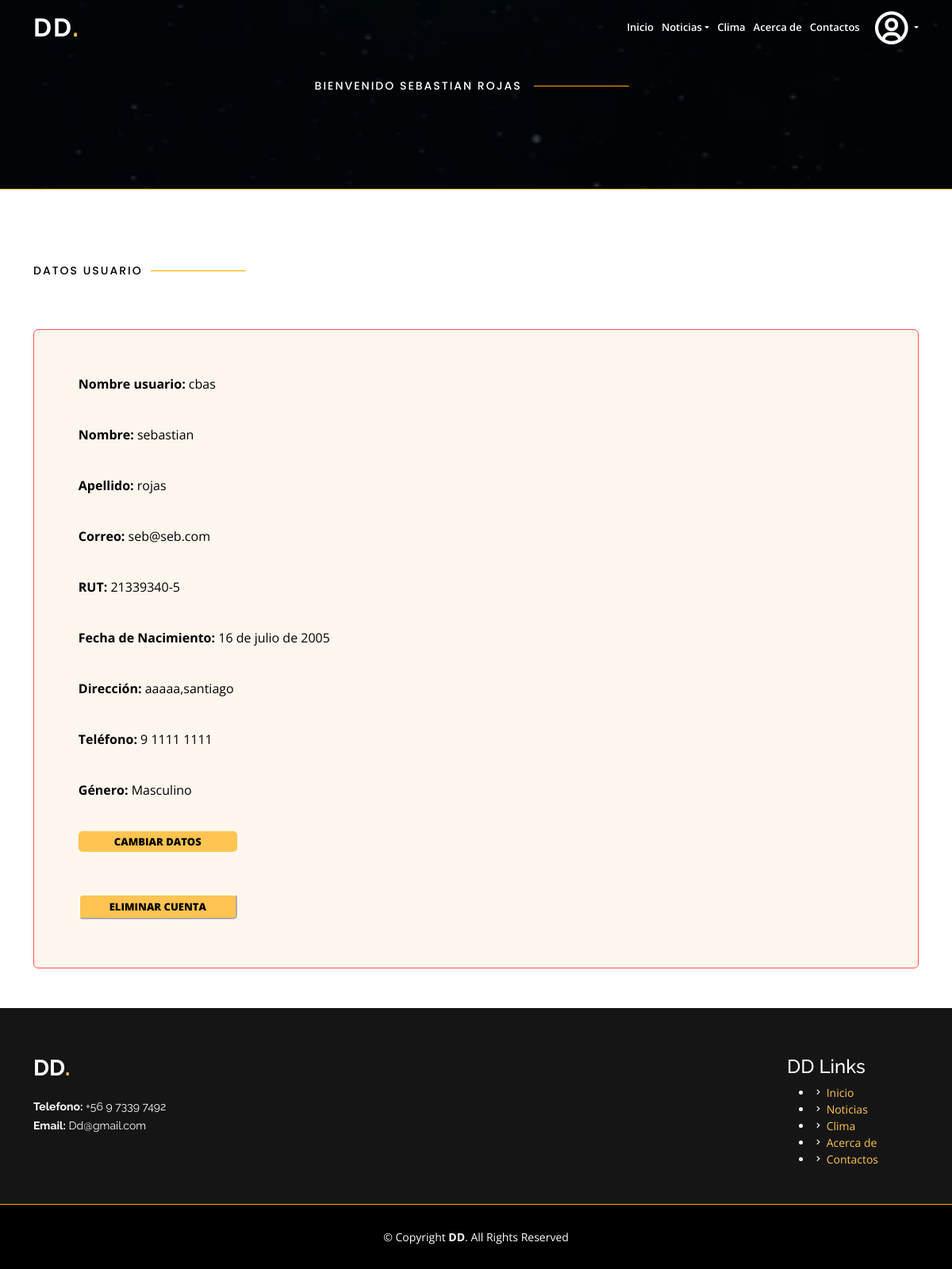
Screenshot of /usuario (signed in) with the database file from the repository.
### core/models.py (models this page shows, shortened)
class PerfilUsuario(models.Model):
    user = models.OneToOneField(User, on_delete=models.CASCADE)
    rut = models.CharField(max_length=10)
    fecha_nacimiento = models.DateField()
    direccion = models.CharField(max_length=100)
    telefono = models.CharField(max_length=12)
    genero = models.CharField(max_length=1,choices=[('', 'Seleccione una opción'),('M','Masculino'),('F','Femenino'),('O','Otro')])

### core/views.py (the view)
# urls.py: path('usuario',usuario,name='usuario'),
@login_required
def usuario(request):
    perfil = PerfilUsuario.objects.get(user=request.user)
    return render(request, 'core/usuario.html', {'perfil': perfil})

### core/templates/core/usuario.html (shortened to what this page needs)
{% load static %}
<!DOCTYPE html>
<html lang="en">
<head>
  <link href="{% static 'vendor/aos/aos.css' %}" rel="stylesheet">
  <link href="{% static 'vendor/bootstrap/css/bootstrap.min.css' %}" rel="stylesheet">
  <link href="{% static 'vendor/bootstrap-icons/bootstrap-icons.css' %}" rel="stylesheet">
  <link href="{% static 'vendor/boxicons/css/boxicons.min.css' %}" rel="stylesheet">
  <link href="{% static 'vendor/glightbox/css/glightbox.min.css' %}" rel="stylesheet">
  <link href="{% static 'vendor/remixicon/remixicon.css' %}" rel="stylesheet">
  <link href="{% static 'vendor/swiper/swiper-bundle.min.css' %}" rel="stylesheet">
  <link rel="stylesheet" href="{% static 'css/style.css' %}">
</head>
<body>
  <header id="header" class="fixed-top ">
    <div class="container d-flex align-items-center justify-content-lg-between">
        <h1 class="logo me-auto me-lg-0"><a href="{% url 'index' %}">DD<span>.</span></a></h1>
        <nav id="navbar" class="navbar order-last order-lg-0">
          <ul>
            <li><a class="nav-link scrollto" href="{% url 'index' %}">Inicio</a></li>
            <li class="nav-item dropdown">
              <a class="nav-link dropdown-toggle" href="#" id="navbardrop" data-toggle="dropdown">
                Noticias
              </a>
            </li>
            <li><a class="nav-link scrollto" href="{% url 'index' %}#clima">Clima</a></li>
            <li><a class="nav-link scrollto" href="{% url 'index' %}#about">Acerca de</a></li>
            <li><a class="nav-link scrollto" href="{% url 'index' %}#contact">Contactos</a></li>
            <li class="nav-item dropdown">
                <a class="nav-link dropdown-toggle " href="#" id="navbardrop" data-toggle="dropdown">
                </a>
          </ul>
        </nav>
        </div>
    </header>
    <section id="cont" class="cont">
        <div class="container" data-aos="zoom-in">
          <div class="text-center">
            <br>
            <div class="section-title">
              <h2 id="l1">Bienvenido {{user.first_name}} {{user.last_name}} </h2>
            </div>
          </div>
        </div>
    </section>
      <div id="btnn"></div>
      <section id="contacto" class="contacto">
        <div class="container" data-aos="fade-up">
            <div class="section-title">
                <br>
                <br>
                <h2>Datos usuario</h2>
                <br>
            </div>
            <div class="card cdd">
                <p><strong>Nombre usuario:</strong> {{ perfil.user.username }}</p>
                <br>
                <p><strong>Nombre:</strong> {{ perfil.user.first_name }}</p>
                <br>
                <p> <strong>Apellido:</strong> {{ perfil.user.last_name }}</p>
                <br>
                <p><strong>Correo:</strong> {{ perfil.user.email}}</p>
                <br>
                <p><strong>RUT:</strong> {{ perfil.rut }}</p>
                <br>
                <p><strong>Fecha de Nacimiento:</strong> {{ perfil.fecha_nacimiento }}</p>
                <br>
                <p><strong>Dirección:</strong> {{ perfil.direccion }}</p>
                <br>
                <p><strong>Teléfono:</strong> {{ perfil.telefono }}</p>
                <br>
                <p><strong>Género:</strong> {{ perfil.get_genero_display }}</p>
                <br>
                <a href="{% url 'mod_usuario' %}" class="btna">Cambiar Datos</a>
                <br>
                <br>
                <form id="elimuser" action="{% url 'eliminar_usuario' %}" method="post">
                  <button type="submit" class="btna" >Eliminar Cuenta</button>
              </form>
            </div>
        </div>
      </section>
    <footer id="footer">
      <div class="footer-top">
        <div class="container">
          <div class="row">
            <div class="col-lg-10 col-md-6">
              <div class="footer-info">
                <h3>DD<span>.</span></h3>
                <p>
                  <strong>Telefono:</strong> +56 9 7339 7492<br>
                  <strong>Email:</strong> Dd@gmail.com<br>
                </p>
              </div>
            </div>
            <div class="col-lg-2 col-md-6 footer-links">
              <h4>DD Links</h4>
              <ul>
                <li><i class="bx bx-chevron-right"></i> <a href="{% url 'index' %}">Inicio</a></li>
                <li><i class="bx bx-chevron-right"></i> <a href="{% url 'index' %}#portfolio">Noticias</a></li>
                <li><i class="bx bx-chevron-right"></i> <a href="{% url 'index' %}#clima"> Clima</a></li>
                <li><i class="bx bx-chevron-right"></i> <a href="{% url 'index' %}#about">Acerca de</a></li>
                <li><i class="bx bx-chevron-right"></i> <a href="{% url 'index' %}#contact">Contactos</a></li>
              </ul>
            </div>
          </div>
        </div>
      </div>
      <div class="container">
        <div class="copyright">
          &copy; Copyright <strong><span>DD</span></strong>. All Rights Reserved
        </div>
      </div>
    </footer>
</body>

### core/static/css/style.css (style rules this page uses)
body { font-family: "Open Sans", sans-serif; color: #444444; }
a { color: #ffc451; text-decoration: none; }
h1, h2, h3, h4, h5, h6 { font-family: "Raleway", sans-serif; }
#header { transition: all 0.5s; z-index: 997; padding: 15px 0; }
#header .logo { font-size: 32px; margin: 0; padding: 0; line-height: 1; font-weight: 700; letter-spacing: 2px; text-transform: uppercase; }
#header .logo a { color: #fff; }
#header .logo a span { color: #ffc451; }
.navbar { padding: 0; }
.navbar ul { margin: 0; padding: 0; display: flex; list-style: none; align-items: center; }
.navbar li { position: relative; }
.navbar a, .navbar a:focus { display: flex; align-items: center; justify-content: space-between; padding: 10px 0 10px 10px; font-size: 13px; font-weight: 600; color: #fff; white-space: nowrap; transition: 0.3s; }
section { padding: 50px 0; overflow: hidden; }
.section-title { padding-bottom: 40px; }
.section-title h2 { font-size: 14px; font-weight: 500; padding: 0; line-height: 1px; margin: 0 0 5px 0; letter-spacing: 2px; text-transform: uppercase; color: #000000; font-family: "Poppins", sans-serif; }
.section-title h2::after { content: ""; width: 120px; height: 1px; display: inline-block; background: #ffaa00; margin: 4px 10px; }
.cont { padding: 80px 0; background: url("../img/hero-bg.png") no-repeat; background-position: center center; background-size: cover; position: relative; }
#l1 { color: rgb(255, 255, 255); }
.cont::before { content: ""; position: absolute; left: 0; right: 0; top: 0; bottom: 0; background: rgba(0, 0, 0, 0.7); }
@media (min-width: 1024px) { .cont { background-attachment: fixed; } }
.card { padding: 5%; border-color: #ff5151; }
#footer { background: black; padding: 0 0 30px 0; color: #fff; font-size: 14px; }
#footer .footer-top { background: #151515; border-bottom: 1px solid #ffae00; padding: 60px 0 30px 0; }
#footer .footer-top .footer-info { margin-bottom: 30px; }
#footer .footer-top .footer-info h3 { font-size: 28px; margin: 0 0 20px 0; padding: 2px 0 2px 0; line-height: 1; font-weight: 700; text-transform: uppercase; }
#footer .footer-top .footer-info h3 span { color: #ffc451; }
#footer .footer-top .footer-info p { font-size: 14px; line-height: 24px; margin-bottom: 0; font-family: "Raleway", sans-serif; color: #fff; }
#footer .copyright { text-align: center; padding-top: 30px; }
#btnn { text-align: center; background-color: #000000; border-bottom: 1px solid #ffae00; }
.btna { color: #000; background-color: #ffc451; border-color: rgb(255, 255, 255); text-decoration: none !important; display: flex; align-items: center; cursor: pointer; font-size: 13px; font-weight: 1000; line-height: 2; text-transform: uppercase; width: 200px; margin-bottom: 5px; transition: all 0.3s ease-in-out; border-radius: 5px; flex-direction: column; }
.cdd { color: black; background: #fff2e6ae; }

### rows the page displays
PerfilUsuario: user.username "cbas", user.first_name "sebastian", user.last_name "rojas", user.email "seb@seb.com", rut "21339340-5", fecha_nacimiento "16 de julio de 2005", direccion "aaaaa,santiago", telefono "9 1111 1111", genero "Masculino"

### other values shown
{{ user.first_name }} "SEBASTIAN"
{{ user.last_name }} "ROJAS"
